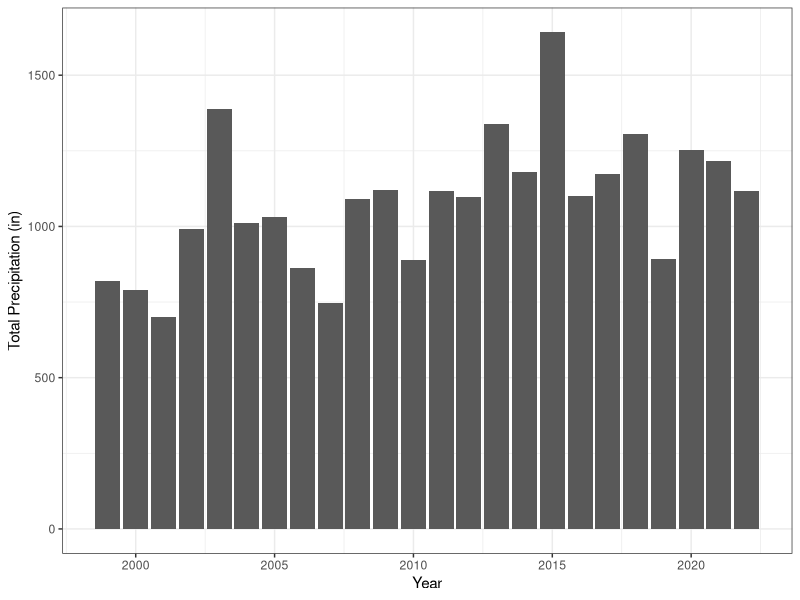

R code for this plot:
library(tidyverse)

precip_data = read.csv("data/owens_precip_data.csv", header=TRUE)

head(precip_data)

annual_precip = precip_data %>%
  filter(YEAR!=1998, YEAR!=2023) %>%
  group_by(YEAR) %>%
  summarize(total_precip_in = sum(PRCP, na.rm=TRUE))

pdf('figures/annual_precip_sums.pdf', width=7, height=5)
ggplot(data=annual_precip, aes(x=YEAR, y=total_precip_in))+
  geom_bar(stat="identity")+
  xlab("Year")+
  ylab("Total Precipitation (in)")+
  theme_bw()
dev.off()

